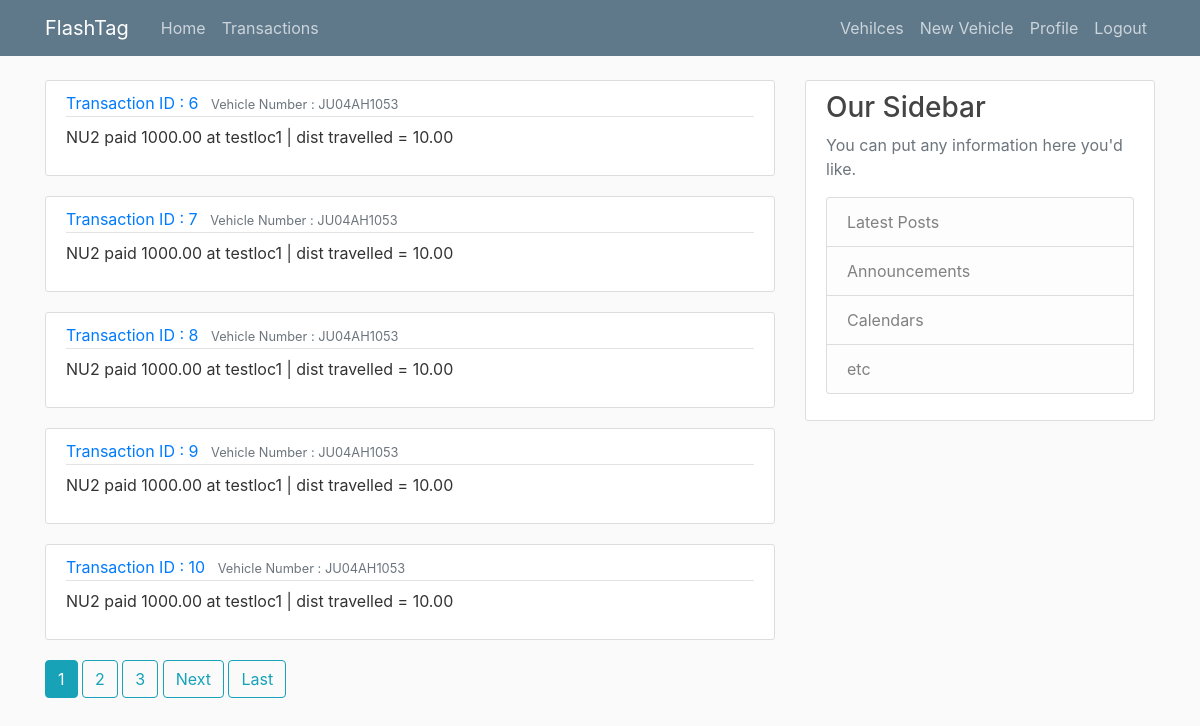
/transactions/ (signed in), run on the app's committed database.
### Transaction/models.py (models this page shows, shortened)
class Transaction(models.Model):
    user = models.ForeignKey(DjangoUser, on_delete=models.CASCADE)
    toll  = models.ForeignKey(Toll, on_delete=models.CASCADE)
    vehicle_number = models.ForeignKey(Vehicle, on_delete=models.CASCADE)
    vehicle_distance = models.DecimalField(max_digits=10,decimal_places=2)
    transaction_amount = models.DecimalField(max_digits=10,decimal_places=2)
    transaction_time = models.DateTimeField(default=timezone.now)
    transaction_status = models.PositiveSmallIntegerField(choices=STATUS_CHOICE,default=0)

### User/models.py (models this page shows, shortened)
class Vehicle(models.Model):
    user = models.ForeignKey(DjangoUser, on_delete=models.CASCADE)
    vehicle_number = models.CharField(max_length = 10,primary_key=True)
    vehicle_type = models.CharField(max_length = 10)
    vehicle_model = models.CharField(max_length = 10)
    vehicle_distance = models.DecimalField(max_digits=10,decimal_places=2,default=0)

### Toll/models.py (models this page shows, shortened)
class Toll(models.Model):
    toll_name = models.CharField(max_length = 30)
    toll_location = models.CharField(max_length = 30)
    toll_charge_per_km = models.DecimalField(max_digits=10,decimal_places=2,default=100.00)
    toll_price_collected = models.DecimalField(max_digits=10,decimal_places=2,default=0.00)

### Transaction/views.py (the view)
# urls.py: path('transactions/', Transaction_views.TransactionListView.as_view(), name='transactions-list'),
class TransactionListView(LoginRequiredMixin,ListView):
    model = Transaction
    template_name = 'Transaction/transaction_list.html'
    context_object_name = "Transactions"
    ordering = ['-transaction_time']
    paginate_by = 5
    def get_queryset(self):
        return Transaction.objects.all()

### Transaction/templates/Transaction/transaction_list.html (shortened to what this page needs)
{% extends "User/base.html" %}
{% block content %}
    {% for Transaction in Transactions %}
    <article class="media content-section">
        <div class="media-body">
          <div class="article-metadata">
            <a class="mr-2" href="{% url 'Transaction:Transaction-detail' Transaction.id %}"> Transaction ID : {{ Transaction.id }}</a>
            <small class="text-muted"> Vehicle Number : {{ Transaction.vehicle_number.vehicle_number }} </small>
          </div>
          <p class="article-content">{{ Transaction.user.username }} paid {{ Transaction.transaction_amount }} at {{ Transaction.toll.toll_location }} | dist travelled = {{ Transaction.vehicle_distance }}</p>
        </div>
      </article>
    {% endfor %}
    {% if is_paginated %}
      {% for num in page_obj.paginator.page_range %}
        {% if page_obj.number == num %}
          <a class="btn btn-info mb-4" href="?page={{ num }}">{{ num }}</a>
        {% elif num > page_obj.number|add:'-3' and num < page_obj.number|add:'3' %}
          <a class="btn btn-outline-info mb-4" href="?page={{ num }}">{{ num }}</a>
        {% endif %}
      {% endfor %}
      {% if page_obj.has_next %}
        <a class="btn btn-outline-info mb-4" href="?page={{ page_obj.next_page_number }}">Next</a>
        <a class="btn btn-outline-info mb-4" href="?page={{ page_obj.paginator.num_pages }}">Last</a>
      {% endif %}
    {% endif %}
{% endblock content %}

### User/static/User/main.css (style rules this page uses)
body { background: #fafafa; color: #333333; margin-top: 5rem; }
.content-section { background: #ffffff; padding: 10px 20px; border: 1px solid #dddddd; border-radius: 3px; margin-bottom: 20px; }
.article-content { white-space: pre-line; }
.article-metadata { padding-bottom: 1px; margin-bottom: 4px; border-bottom: 1px solid #e3e3e3 }

### data on the page
Transaction: id "6", vehicle_number.vehicle_number "JU04AH1053", user.username "NU2", transaction_amount "1000.00", toll.toll_location "testloc1", vehicle_distance "10.00"
Transaction: id "7", vehicle_number.vehicle_number "JU04AH1053", user.username "NU2", transaction_amount "1000.00", toll.toll_location "testloc1", vehicle_distance "10.00"
Transaction: id "8", vehicle_number.vehicle_number "JU04AH1053", user.username "NU2", transaction_amount "1000.00", toll.toll_location "testloc1", vehicle_distance "10.00"
Transaction: id "9", vehicle_number.vehicle_number "JU04AH1053", user.username "NU2", transaction_amount "1000.00", toll.toll_location "testloc1", vehicle_distance "10.00"
Transaction: id "10", vehicle_number.vehicle_number "JU04AH1053", user.username "NU2", transaction_amount "1000.00", toll.toll_location "testloc1", vehicle_distance "10.00"

### other printed values
{{ num }} "1"
{{ num }} "2" "3"
